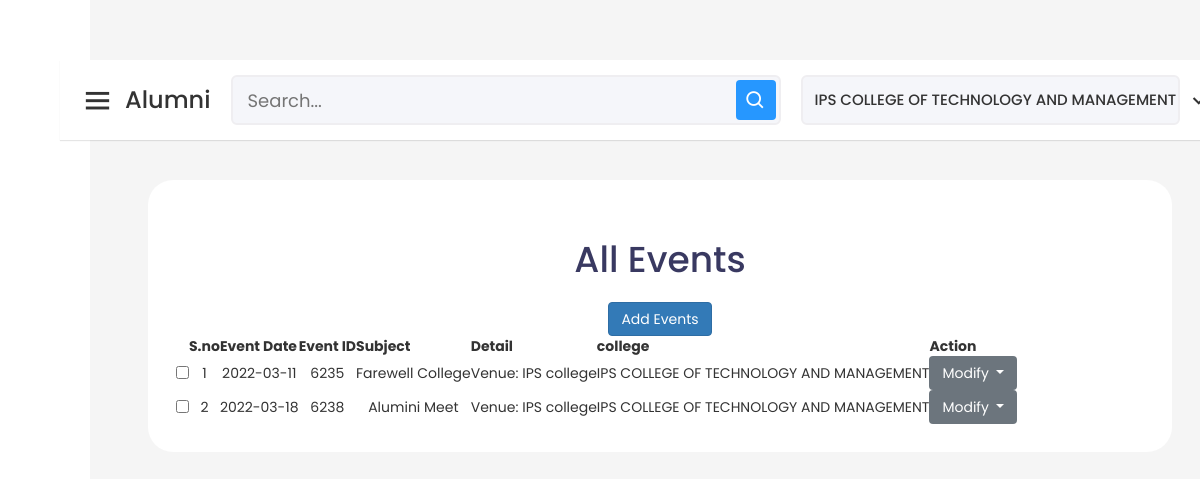
The page /CollegePanel/Allevent.php (signed in) on the database its author committed.
### tables this page shows
CREATE TABLE `col_event` (
  `id` varchar(50) NOT NULL,
  `on_d` varchar(10) NOT NULL,
  `sub` varchar(50) NOT NULL,
  `detail` varchar(150) NOT NULL,
  `college` varchar(100) NOT NULL
);

### CollegePanel/Allevent.php (the view, shortened to what this page needs)
<?php
require "../dbcon.php";
?>
<!DOCTYPE html>
<html lang="en" dir="ltr">
<head>
    <link rel="stylesheet" href="s.css">
    <link href='https://unpkg.com/boxicons@2.0.7/css/boxicons.min.css' rel='stylesheet'>
    <link rel="stylesheet" href="https://maxcdn.bootstrapcdn.com/bootstrap/4.4.1/css/bootstrap.min.css">
    <link rel="stylesheet" href="style.css">
    <link rel="stylesheet" href="https://cdn.jsdelivr.net/npm/bootstrap-icons@1.3.0/font/bootstrap-icons.css">
    <link rel="stylesheet" href="register.css">
    <link rel="stylesheet" href="https://cdnjs.cloudflare.com/ajax/libs/font-awesome/5.15.3/css/all.min.css"
 />
    <link rel="stylesheet" href="https://maxcdn.bootstrapcdn.com/bootstrap/3.3.5/css/bootstrap.min.css">
    <link rel="stylesheet" href="https://cdnjs.cloudflare.com/ajax/libs/bootstrap-table/1.10.0/bootstrap-table.min.css">
    <link rel="stylesheet"
        href="https://rawgit.com/vitalets/x-editable/master/dist/bootstrap3-editable/css/bootstrap-editable.css">
</head>
<body>
    <?php include "sidebar.php"?>
    <div class="mainadd">
        <div class="container">
            <h1>All Events</h1>
            <div id="toolbar">
                <a href="Event.php"><button type="button" class="btn btn-primary">Add Events</button></a>
                <br>
            </div>
            <table id="table" data-toggle="table" data-search="true" data-filter-control="true" data-show-export="true"
                data-click-to-select="true" data-toolbar="#toolbar" data-show-pagination-switch="true"
                data-pagination="true" data-show-columns="true" data-show-columns-toggle-all="true"
                data-detail-view="true" data-escape="false">
                <thead>
                    <tr>
                        <th data-field="state" data-checkbox="true"></th>
                        <th data-field="S.no" data-filter-control="input" data-sortable="true">S.no</th>
                        <th data-field="Event Date" data-filter-control="input" data-sortable="true">Event Date</th>
                        <th data-field="Event ID" data-filter-control="input" data-sortable="true">Event ID</th>
                        <th data-field="Subject" data-filter-control="input" data-sortable="true">Subject</th>
                        <th data-field="Detail" data-filter-control="input" data-sortable="true">Detail</th>
                        <th data-field="college" data-filter-control="input" data-sortable="true">college</th>
                        <th data-field="Action" data-filter-control="false" data-sortable="false">Action</th>
                    </tr>
                </thead>
                <tbody>
                    <?php
                    $name= $_SESSION['college'];
              $i=1;
              $query = "select * from col_event where college='$name'";
              $result = mysqli_query($db,$query);
              while( $row = mysqli_fetch_array($result))
              {
                ?>
                    <tr>
                        <td class="bs-checkbox "><input data-index="0" name="btSelectItem" type="checkbox"></td>
                        <td><?php echo $i++; ?></td>
                        <td><?php echo $row['on_d'];?></td>
                        <td><?php echo $row['id']; ?></td>
                        <td><?php echo $row['sub']; ?></td>
                        <td><?php echo $row['detail']; ?></td>
                        <td><?php echo $row['college']; ?></td>
                        <td>
                            <div class="dropdown">
                                <button class="btn btn-secondary dropdown-toggle" type="button" id="dropdownMenuButton"
                                    data-toggle="dropdown" aria-haspopup="true" aria-expanded="false">
                                    Modify
                                </button>
                            </div>
                        </td>
                    </tr>
                    <?php
              }
              ?>
                </tbody>
            </table>
        </div>
    </div>
    </section>
</body>
</html>

### CollegePanel/s.css (style rules this page uses)
* { margin: 0; padding: 0; box-sizing: border-box; font-family: 'Poppins', sans-serif; }

### user_panel/css/style.css (style rules this page uses)
body { font-family: "Open Sans", sans-serif; color: #444444; }
a { color: #3b4ef8; text-decoration: none; }
h1, h2, h3, h4, h5, h6 { font-family: "Krub", sans-serif; }

### register.css (style rules this page uses)
* { margin: 0; padding: 0; outline: none; font-family: "Poppins", sans-serif; }
:root { --primary: rgb(46, 73, 161); --secondary: #333; --errorColor: red; --stepNumber: 6; --containerWidth: 600px; --bgColor: #333; --inputBorderColor: lightgray; }
body { display: flex; align-items: center; justify-content: center; min-height: 100vh; overflow-x: hidden; background: #bed2f1; }
.container { width: var(--containerWidth); background: #fff; text-align: center; border-radius: 25px; padding: 50px 35px 10px 35px; margin: 90px 0 90px 0; }

### CollegePanel/Allevent.php (style rules this page uses)
.mainadd { overflow-y: hidden; padding-top: 30px; }
h1 { color: rgb(57, 57, 97); padding: 12px; text-align: center; }
.container { width: 1024px; padding: 2em; }

### rows shown on the page
col_event: on_d "2022-03-11", id "6235", sub "Farewell College", detail "Venue: IPS college", college "IPS COLLEGE OF TECHNOLOGY AND MANAGEMENT"
col_event: on_d "2022-03-18", id "6238", sub "Alumini Meet", detail "Venue: IPS college", college "IPS COLLEGE OF TECHNOLOGY AND MANAGEMENT"

### other values the page prints
$_SESSION['college'] "IPS COLLEGE OF TECHNOLOGY AND MANAGEMENT"
